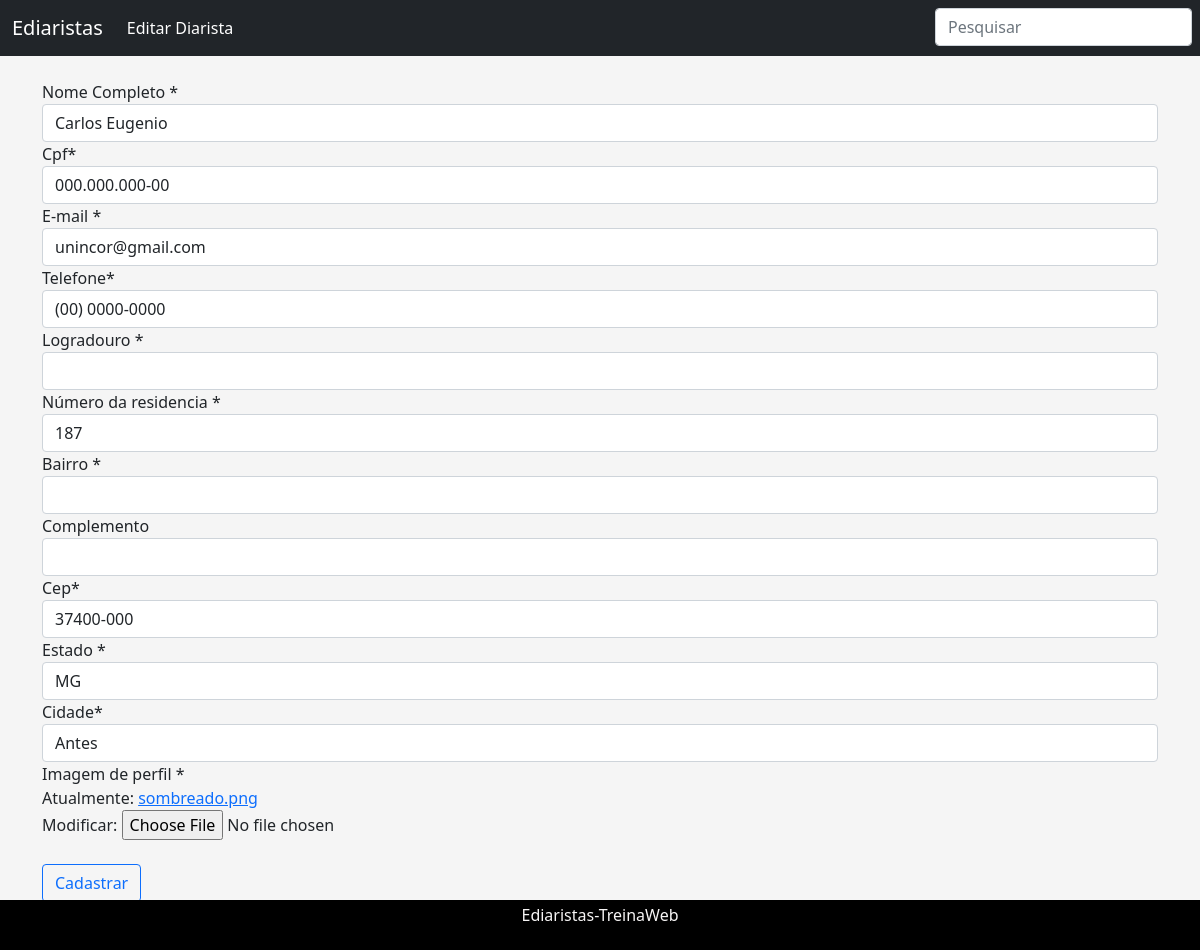
The page /web/Editar-Diarista/16/ on the database its author committed.
### web/models.py (models this page shows, shortened)
class Diarista(models.Model):
    nome_completo = models.CharField("Nome Completo ", max_length = 100)
    cpf = models.CharField("CPF ", max_length=11, unique=True)
    email= models.EmailField("E-mail ", unique=True)
    telefone = models.CharField("Telefone ", max_length=11)
    logradouro = models.CharField("Logradouro ", max_length=60)
    numero = models.IntegerField ("Número da residencia ")
    bairro = models.CharField("Bairro ", max_length=30)
    complemento = models.CharField("Complemento ", blank=True, max_length=100)
    cep = models.CharField("CEP da sua localização ", max_length=8)
    estado = models.CharField("Estado ", max_length=2)
    cidade = models.CharField("Cidade", max_length=50, default="Antes")
    codigo_ibge = models.IntegerField("Código do IBGE ")
    foto_usuario = models.ImageField("Imagem de perfil ")
    class Meta:
        verbose_name = "Diarista"
        verbose_name_plural = "Diaristas"
        db_table = 'Diarista'

### web/views.py (the view)
# urls.py: path("Editar-Diarista/<int:Diarista_id>/", EditarDiarista, name="EditarDiarista"),
def EditarDiarista(request, Diarista_id):
    diarista = Diarista.objects.get(id = Diarista_id)
    if request.method == "POST":
        formDiaristaPrenchido = DiaristaForm(request.POST or None, request.FILES, instance = diarista)
        if formDiaristaPrenchido.is_valid():
            formDiaristaPrenchido.save()
            return redirect("ListarDiaristas")
    else:
        formDiaristaPrenchido = DiaristaForm(instance=diarista)
    context = {
        "nomePagina" : "Editar Diarista",
        "formDiarista" : formDiaristaPrenchido
    }
    return render(request, 'CadastrarDiarista.html', context)

### web/forms.py (shortened to what this page needs)
class DiaristaForm(forms.ModelForm):
    cpf = forms.CharField(widget=forms.TextInput(attrs={'data-mask': "000.000.000-00"}))
    telefone = forms.CharField(widget=forms.TextInput(attrs={"data-mask": "(00) 0000-0000"}))
    cep = forms.CharField(widget=forms.TextInput(attrs={"data-mask": "00000-000"}))
    class Meta:
        model = Diarista
        exclude = ('codigo_ibge',)

### templates/CadastrarDiarista.html (shortened to what this page needs)
{% extends "base.html" %}
{% load static %}
{% load crispy_forms_tags %}
{% block conteudo %}
  <body>
    <br>
    <form method="POST" enctype="multipart/form-data">
      {{formDiarista|crispy}}
      <br>
      <button type="submit" class="btn btn-outline-primary">Cadastrar</button>
    </form>
  </body>
</html>
{% endblock conteudo %}

### static/css/design.css (style rules this page uses)
body { background-color: rgb(245, 245, 245); }

### rows shown on the page
Diarista: nome_completo "Carlos Eugenio", cpf "000.000.000-00", email "unincor@gmail.com", telefone "(00) 0000-0000", numero "187", cep "37400-000", estado "MG", cidade "Antes"

### other values the page prints
{{ nomePagina }} "Editar Diarista"
